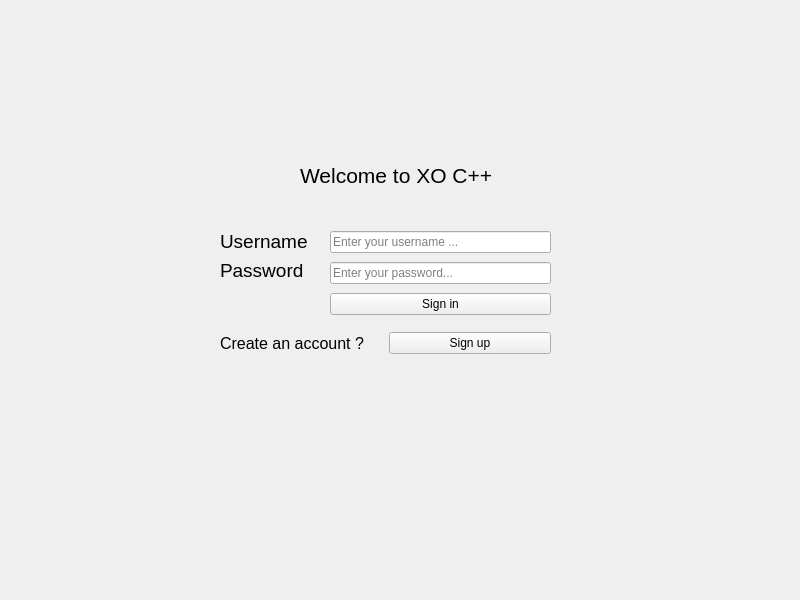
<?xml version="1.0" encoding="UTF-8"?>
<ui version="4.0">
 <class>SignIn</class>
 <widget class="QWidget" name="SignIn">
  <property name="geometry">
   <rect>
    <x>0</x>
    <y>0</y>
    <width>800</width>
    <height>600</height>
   </rect>
  </property>
  <property name="windowTitle">
   <string>Form</string>
  </property>
  <widget class="QWidget" name="layoutWidget">
   <property name="geometry">
    <rect>
     <x>220</x>
     <y>330</y>
     <width>331</width>
     <height>27</height>
    </rect>
   </property>
   <layout class="QHBoxLayout" name="horizontalLayout">
    <item>
     <widget class="QLabel" name="label_7">
      <property name="font">
       <font>
        <pointsize>12</pointsize>
       </font>
      </property>
      <property name="text">
       <string>Create an account ?</string>
      </property>
     </widget>
    </item>
    <item>
     <widget class="QPushButton" name="sign_up">
      <property name="text">
       <string>Sign up</string>
      </property>
     </widget>
    </item>
   </layout>
  </widget>
  <widget class="QLabel" name="label">
   <property name="geometry">
    <rect>
     <x>300</x>
     <y>160</y>
     <width>192</width>
     <height>31</height>
    </rect>
   </property>
   <property name="font">
    <font>
     <pointsize>16</pointsize>
    </font>
   </property>
   <property name="text">
    <string>Welcome to XO C++</string>
   </property>
  </widget>
  <widget class="QWidget" name="layoutWidget_2">
   <property name="geometry">
    <rect>
     <x>220</x>
     <y>230</y>
     <width>89</width>
     <height>52</height>
    </rect>
   </property>
   <layout class="QVBoxLayout" name="verticalLayout_2">
    <item>
     <widget class="QLabel" name="label_6">
      <property name="font">
       <font>
        <pointsize>14</pointsize>
       </font>
      </property>
      <property name="text">
       <string>Username</string>
      </property>
     </widget>
    </item>
    <item>
     <widget class="QLabel" name="label_5">
      <property name="font">
       <font>
        <pointsize>14</pointsize>
       </font>
      </property>
      <property name="text">
       <string>Password</string>
      </property>
     </widget>
    </item>
   </layout>
  </widget>
  <widget class="QWidget" name="layoutWidget_3">
   <property name="geometry">
    <rect>
     <x>330</x>
     <y>228</y>
     <width>221</width>
     <height>91</height>
    </rect>
   </property>
   <layout class="QVBoxLayout" name="verticalLayout">
    <item>
     <widget class="QLineEdit" name="username_text">
      <property name="placeholderText">
       <string>Enter your username ...</string>
      </property>
     </widget>
    </item>
    <item>
     <widget class="QLineEdit" name="password_text">
      <property name="accessibleName">
       <string/>
      </property>
      <property name="placeholderText">
       <string>Enter your password...</string>
      </property>
      <property name="clearButtonEnabled">
       <bool>false</bool>
      </property>
     </widget>
    </item>
    <item>
     <widget class="QPushButton" name="sign_in">
      <property name="text">
       <string>Sign in</string>
      </property>
     </widget>
    </item>
   </layout>
  </widget>
 </widget>
 <resources/>
 <connections/>
</ui>
